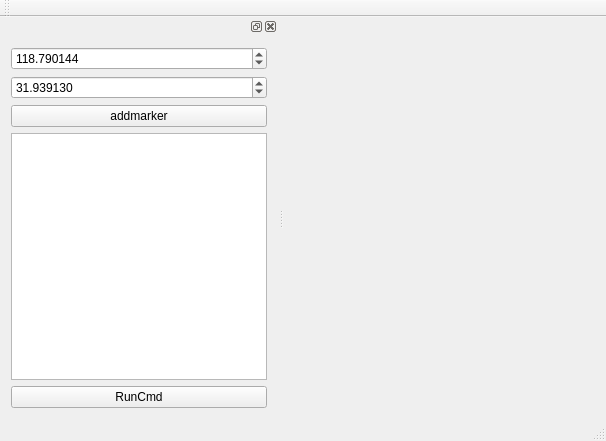
<?xml version="1.0" encoding="UTF-8"?>
<ui version="4.0">
 <class>MainWindow</class>
 <widget class="QMainWindow" name="MainWindow">
  <property name="geometry">
   <rect>
    <x>0</x>
    <y>0</y>
    <width>606</width>
    <height>441</height>
   </rect>
  </property>
  <property name="windowTitle">
   <string>MainWindow</string>
  </property>
  <widget class="QWidget" name="centralWidget"/>
  <widget class="QMenuBar" name="menuBar">
   <property name="geometry">
    <rect>
     <x>0</x>
     <y>0</y>
     <width>606</width>
     <height>23</height>
    </rect>
   </property>
  </widget>
  <widget class="QToolBar" name="mainToolBar">
   <attribute name="toolBarArea">
    <enum>TopToolBarArea</enum>
   </attribute>
   <attribute name="toolBarBreak">
    <bool>false</bool>
   </attribute>
  </widget>
  <widget class="QStatusBar" name="statusBar"/>
  <widget class="QDockWidget" name="dockWidget_2">
   <attribute name="dockWidgetArea">
    <number>1</number>
   </attribute>
   <widget class="QWidget" name="dockWidgetContents_4">
    <layout class="QVBoxLayout" name="verticalLayout">
     <item>
      <widget class="QDoubleSpinBox" name="spinlong">
       <property name="decimals">
        <number>6</number>
       </property>
       <property name="minimum">
        <double>-180.000000000000000</double>
       </property>
       <property name="maximum">
        <double>180.000000000000000</double>
       </property>
       <property name="singleStep">
        <double>0.002000000000000</double>
       </property>
       <property name="value">
        <double>118.790143999999998</double>
       </property>
      </widget>
     </item>
     <item>
      <widget class="QDoubleSpinBox" name="spinlat">
       <property name="decimals">
        <number>6</number>
       </property>
       <property name="minimum">
        <double>-90.000000000000000</double>
       </property>
       <property name="maximum">
        <double>90.000000000000000</double>
       </property>
       <property name="value">
        <double>31.939129999999999</double>
       </property>
      </widget>
     </item>
     <item>
      <widget class="QPushButton" name="pushButton">
       <property name="text">
        <string>addmarker</string>
       </property>
      </widget>
     </item>
     <item>
      <widget class="QPlainTextEdit" name="plainTextEdit"/>
     </item>
     <item>
      <widget class="QPushButton" name="btnRunCmd">
       <property name="text">
        <string>RunCmd</string>
       </property>
      </widget>
     </item>
    </layout>
   </widget>
  </widget>
 </widget>
 <layoutdefault spacing="6" margin="11"/>
 <resources/>
 <connections/>
</ui>
